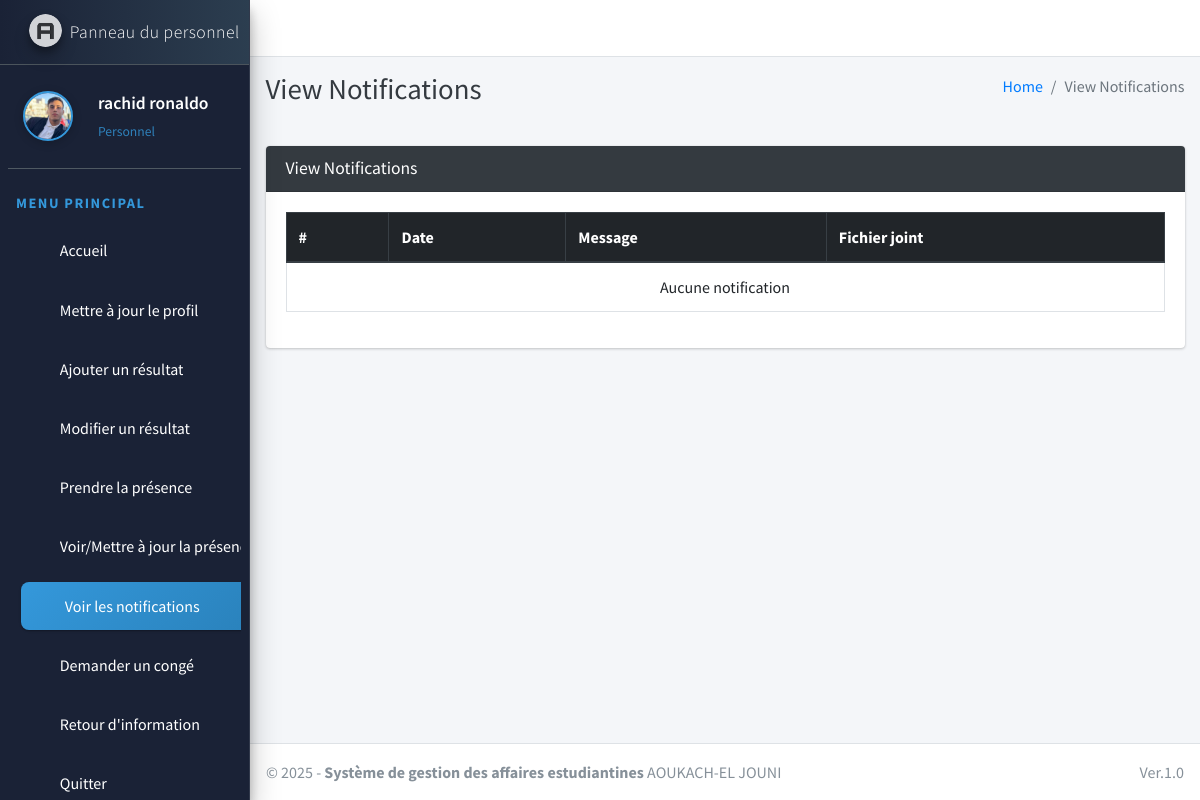
/staff/view/notification/ (signed in), run on an earlier commit of the app's database.
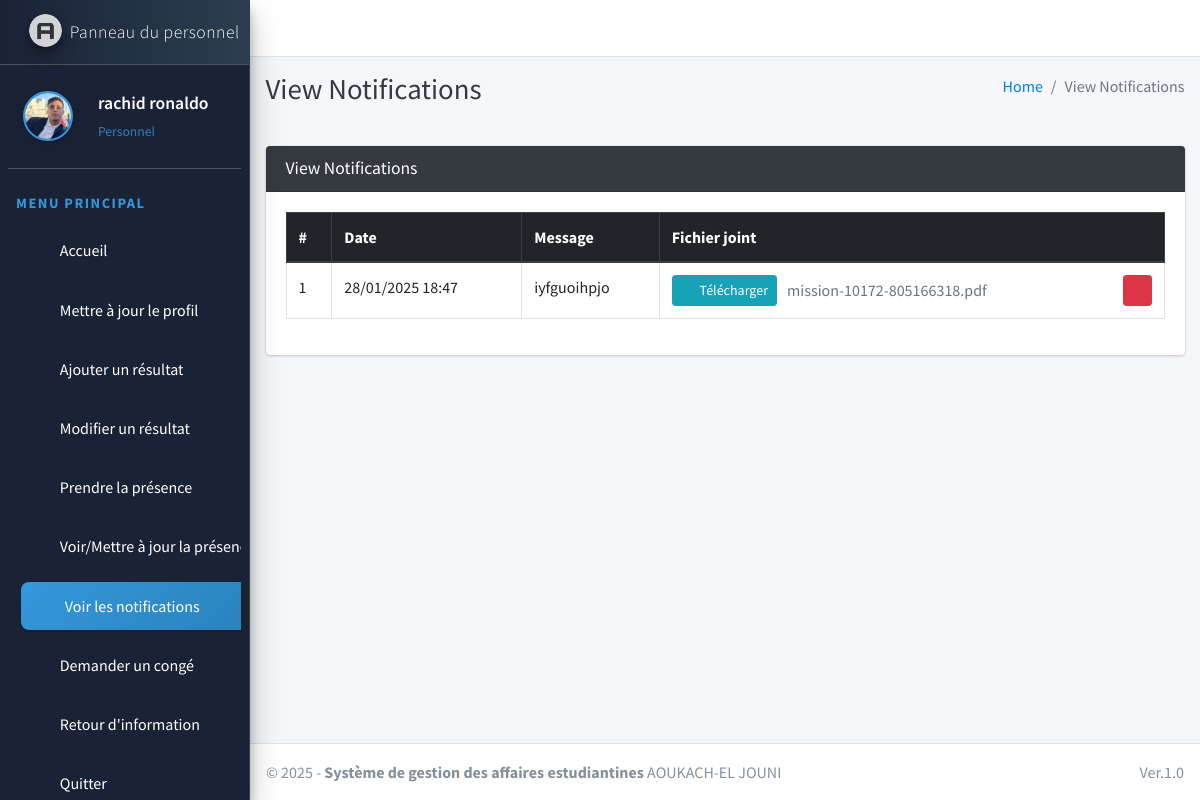
And on a later commit of the database.
### main_app/models.py (models this page shows, shortened)
class NotificationStaff(models.Model):
    staff = models.ForeignKey(Staff, on_delete=models.CASCADE)
    message = models.TextField()
    file = models.FileField(upload_to='staff_notifications', null=True, blank=True)
    created_at = models.DateTimeField(auto_now_add=True)
    updated_at = models.DateTimeField(auto_now_add=True)

### main_app/staff_views.py (the view)
# urls.py: path("staff/view/notification/", staff_views.staff_view_notification,
def staff_view_notification(request):
    staff = get_object_or_404(Staff, admin=request.user)
    notifications = NotificationStaff.objects.filter(staff=staff)
    context = {
        'notifications': notifications,
        'page_title': "View Notifications"
    }
    return render(request, "staff_template/staff_view_notification.html", context)

### main_app/templates/staff_template/staff_view_notification.html (shortened to what this page needs)
{% extends 'main_app/base.html' %}
{% load static %}
{% block page_title %}{{page_title}}{% endblock page_title %}
{% block content %}
<section class="content">
    <div class="container-fluid">
        <div class="row">
            <div class="col-md-12">
                <div class="card card-dark">
                    <div class="card-header">
                        <h3 class="card-title">{{page_title}}</h3>
                    </div>
                    <div class="card-body">
                        <div class="table-responsive">
                            <table class="table table-bordered table-hover">
                                <thead class="thead-dark">
                                    <tr>
                                        <th>#</th>
                                        <th>Date</th>
                                        <th>Message</th>
                                        <th>Fichier joint</th>
                                    </tr>
                                </thead>
                                <tbody>
                                    {% for notification in notifications reversed %}
                                    <tr>
                                        <td>{{forloop.counter}}</td>
                                        <td>{{notification.created_at|date:"d/m/Y H:i"}}</td>
                                        <td>{{notification.message}}</td>
                                        <td>
                                            {% if notification.file %}
                                                <div class="d-flex justify-content-between align-items-center">
                                                    <div class="d-flex align-items-center" style="gap: 10px;">
                                                        <a href="{{ notification.file.url }}" class="btn btn-info btn-sm" download>
                                                            <i class="fas fa-download mr-2"></i>Télécharger
                                                        </a>
                                                        <span class="text-muted">
                                                            {{ notification.file.name|cut:"staff_notifications/"|truncatechars:30 }}
                                                        </span>
                                                    </div>
                                                    <button class="btn btn-danger btn-sm delete-notification" data-id="{{ notification.id }}">
                                                        <i class="fas fa-trash"></i>
                                                    </button>
                                                </div>
                                            {% endif %}
                                        </td>
                                    </tr>
                                    {% empty %}
                                    <tr>
                                        <td colspan="4" class="text-center">Aucune notification</td>
                                    </tr>
                                    {% endfor %}
                                </tbody>
                            </table>
                        </div>
                    </div>
                </div>
            </div>
        </div>
    </div>
</section>
{% endblock content %}

What changed in the data, as far as the page shows it:
added NotificationStaff: created_at "28/01/2025 18:47", message "iyfguoihpjo", file.name "mission-10172-805166318.pdf"
Also different on the page:
text no longer shown: "Aucune notification"
